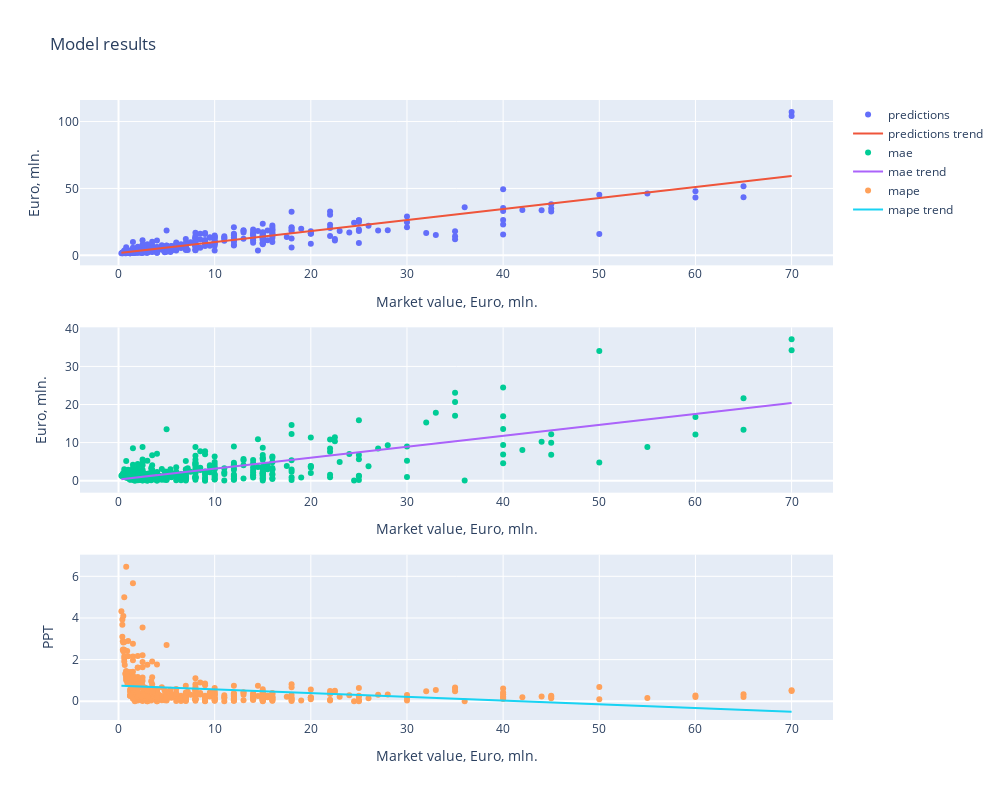

Notebook code cell kept with this figure:
### Code cell
td = TransfersDataset(Path.cwd()/'../prepped/final-2.csv')
td.encode_last_positions()
td.encode()
td.drop()
m = Model(td.data)
m.train_test_split()
m.scale()
m.tune_hp()
m.train()
m.inverse_scale()
m.score(thresh=1.5)
m.plot_predictions()
display(m.feature_importance('xgboost'))
m.top_n_predictions(20)
m.top_n_predictions(20, worst=True)
m.best_params

### Figure 1 — Plotly figure (JSON) as saved in the notebook; plotly's stock layout.template omitted (floating-point values rounded to 4 significant figures; data arrays with more than 128 entries replaced by an {"elided": "..."} marker saying what was removed)
{"data": [{"mode": "markers", "name": "predictions", "type": "scatter", "x": {"elided": "445 float values"}, "xaxis": "x", "y": {"elided": "445 float values"}, "yaxis": "y"}, {"mode": "lines", "name": "predictions trend", "type": "scatter", "x": {"elided": "445 float values"}, "xaxis": "x", "y": {"elided": "445 float values"}, "yaxis": "y"}, {"mode": "markers", "name": "mae", "type": "scatter", "x": {"elided": "445 float values"}, "xaxis": "x2", "y": {"elided": "445 float values"}, "yaxis": "y2"}, {"mode": "lines", "name": "mae trend", "type": "scatter", "x": {"elided": "445 float values"}, "xaxis": "x2", "y": {"elided": "445 float values"}, "yaxis": "y2"}, {"mode": "markers", "name": "mape", "type": "scatter", "x": {"elided": "445 float values"}, "xaxis": "x3", "y": {"elided": "445 float values"}, "yaxis": "y3"}, {"mode": "lines", "name": "mape trend", "type": "scatter", "x": {"elided": "445 float values"}, "xaxis": "x3", "y": {"elided": "445 float values"}, "yaxis": "y3"}], "layout": {"height": 800, "title": {"text": "Model results"}, "width": 1000, "xaxis": {"anchor": "y", "domain": [0, 1], "title": {"text": "Market value, Euro, mln."}}, "xaxis2": {"anchor": "y2", "domain": [0, 1], "title": {"text": "Market value, Euro, mln."}}, "xaxis3": {"anchor": "y3", "domain": [0, 1], "title": {"text": "Market value, Euro, mln."}}, "yaxis": {"anchor": "x", "domain": [0.7333, 1], "title": {"text": "Euro, mln."}}, "yaxis2": {"anchor": "x2", "domain": [0.3667, 0.6333], "title": {"text": "Euro, mln."}}, "yaxis3": {"anchor": "x3", "domain": [0, 0.2667], "title": {"text": "PPT"}}}}
